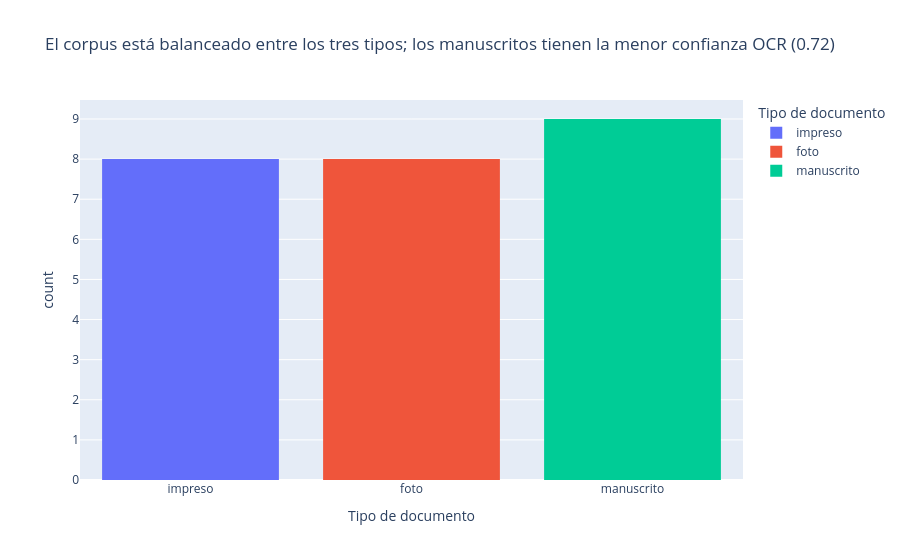

This figure's notebook cell:
### Markdown cell above
## 6 · Análisis exploratorio

Los títulos de los gráficos se calculan a partir de los datos, para que expresen la conclusión y no solo la variable.

### Code cell
ocr_res["caracteres_ocr"] = ocr_res["texto_ocr"].str.len()
asr_res["palabras_asr"] = asr_res["texto_asr"].str.replace(r"\[HABLANTE_\d+\]", "", regex=True).str.split().str.len()

conf = ocr_res.groupby("tipo")["confianza_media"].mean()
peor = conf.idxmin()
fig1 = px.histogram(ocr_res, x="tipo", color="tipo", category_orders={"tipo": ["impreso", "foto", "manuscrito"]},
                    title=f"El corpus está balanceado entre los tres tipos; los {peor}s tienen la menor confianza OCR ({conf[peor]:.2f})",
                    labels={"tipo": "Tipo de documento", "count": "Documentos"})
fig1.show()

### Figure 1 — Plotly figure (JSON) as saved in the notebook; plotly's stock layout.template omitted (floating-point values rounded to 4 significant figures)
{"data": [{"bingroup": "x", "hovertemplate": "Tipo de documento=%{x}<br>count=%{y}<extra></extra>", "legendgroup": "impreso", "marker": {"color": "#636efa", "pattern": {"shape": ""}}, "name": "impreso", "orientation": "v", "showlegend": true, "type": "histogram", "x": ["impreso", "impreso", "impreso", "impreso", "impreso", "impreso", "impreso", "impreso"], "xaxis": "x", "yaxis": "y"}, {"bingroup": "x", "hovertemplate": "Tipo de documento=%{x}<br>count=%{y}<extra></extra>", "legendgroup": "foto", "marker": {"color": "#EF553B", "pattern": {"shape": ""}}, "name": "foto", "orientation": "v", "showlegend": true, "type": "histogram", "x": ["foto", "foto", "foto", "foto", "foto", "foto", "foto", "foto"], "xaxis": "x", "yaxis": "y"}, {"bingroup": "x", "hovertemplate": "Tipo de documento=%{x}<br>count=%{y}<extra></extra>", "legendgroup": "manuscrito", "marker": {"color": "#00cc96", "pattern": {"shape": ""}}, "name": "manuscrito", "orientation": "v", "showlegend": true, "type": "histogram", "x": ["manuscrito", "manuscrito", "manuscrito", "manuscrito", "manuscrito", "manuscrito", "manuscrito", "manuscrito", "manuscrito"], "xaxis": "x", "yaxis": "y"}], "layout": {"barmode": "relative", "legend": {"title": {"text": "Tipo de documento"}, "tracegroupgap": 0}, "title": {"text": "El corpus está balanceado entre los tres tipos; los manuscritos tienen la menor confianza OCR (0.72)"}, "xaxis": {"anchor": "y", "categoryarray": ["impreso", "foto", "manuscrito"], "categoryorder": "array", "domain": [0, 1], "title": {"text": "Tipo de documento"}}, "yaxis": {"anchor": "x", "domain": [0, 1], "title": {"text": "count"}}}}
